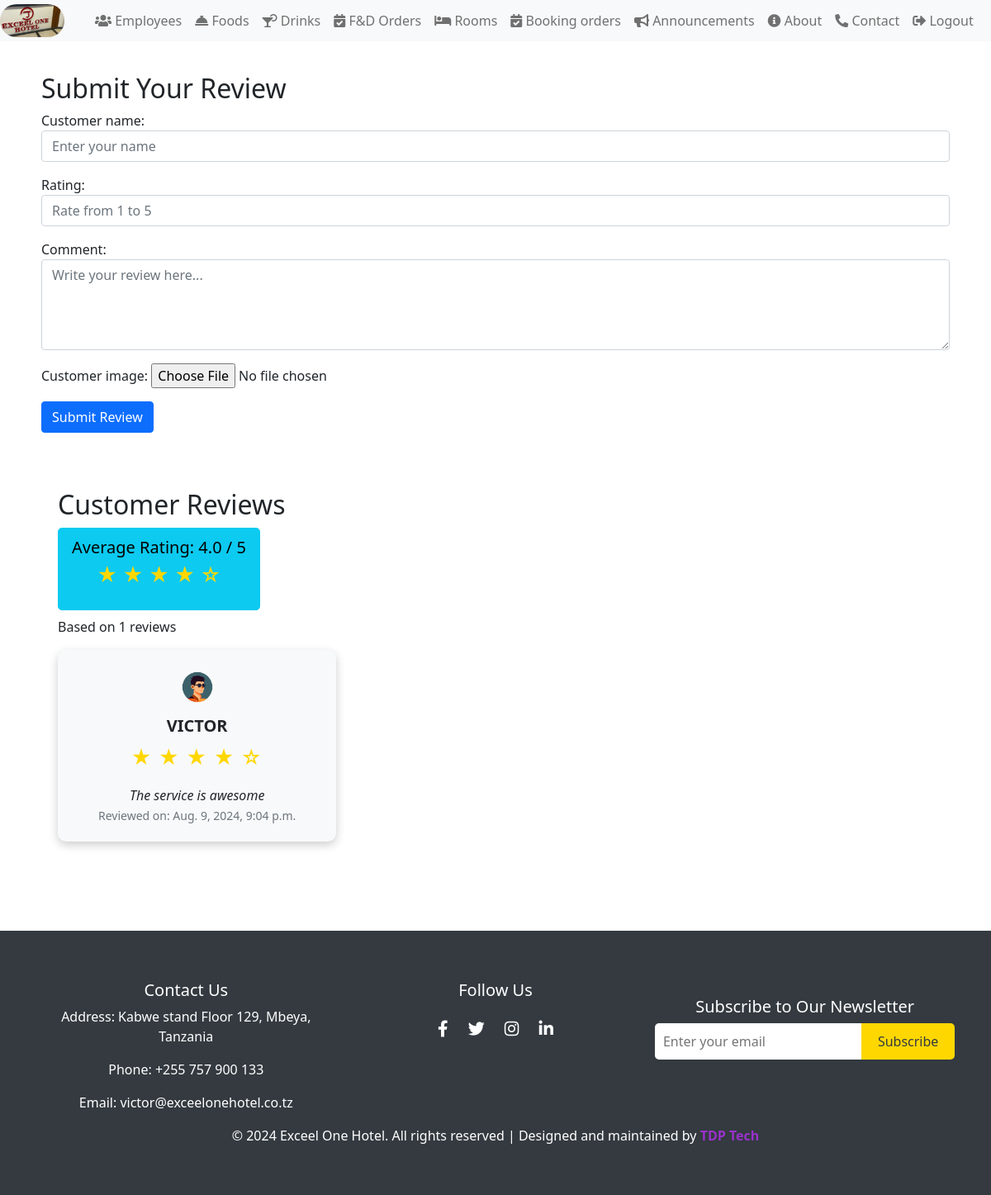
/Welcome/reviews/ (signed in), run on the app's committed database.
### WelcomeApp/models.py (models this page shows, shortened)
class Review(models.Model):
    customer_name = models.CharField(max_length=100)
    rating = models.PositiveIntegerField()  # E.g., 1 to 5 stars
    comment = models.TextField()
    created_at = models.DateTimeField(auto_now_add=True)
    customer_image = models.ImageField(upload_to='review_images/', blank=True, null=True)  # New field

### WelcomeApp/views.py (the view)
# urls.py: path('reviews/', views.reviews, name='reviews'),
def reviews(request):
    reviews = Review.objects.all().order_by('-id')
    total_reviews = reviews.count()
    average_rating = reviews.aggregate(Avg('rating'))['rating__avg']
    if request.method == 'POST':
        form = ReviewForm(request.POST, request.FILES)
        if form.is_valid():
            form.save()
            return redirect('reviews')  # Redirect to the same page after saving
    else:
        form = ReviewForm()
    default_image_url = settings.DEFAULT_REVIEW_IMAGE_URL  # Ensure this is set in settings.py
    return render(request, 'reviews.html', {
        'reviews': reviews,
        'total_reviews': total_reviews,
        'average_rating': average_rating,
        'form': form,
        'default_image_url': default_image_url,
    })

### WelcomeApp/forms.py
class ReviewForm(forms.ModelForm):
    class Meta:
        model = Review
        fields = ['customer_name', 'rating', 'comment', 'customer_image']
        widgets = {
            'customer_name': forms.TextInput(attrs={
                'class': 'form-control',
                'placeholder': 'Enter your name',
            }),
            'rating': forms.NumberInput(attrs={
                'class': 'form-control',
                'min': 1,
                'max': 5,
                'placeholder': 'Rate from 1 to 5'
            }),
            'comment': forms.Textarea(attrs={
                'class': 'form-control',
                'rows': 4,
                'placeholder': 'Write your review here...',
            }),
            'customer_image': forms.ClearableFileInput(attrs={
                'class': 'form-control-file',
                'accept': 'image/*'
            }),
        }

### WelcomeApp/templates/reviews.html (shortened to what this page needs)
{% extends 'base.html' %}
{% block content %}
<div class="container-form">
    <section class="review-form">
        <header>
            <h2>Submit Your Review</h2>
        </header>
        <form method="post" enctype="multipart/form-data">
            {{ form.as_p }}
            <button type="submit" class="btn btn-primary">Submit Review</button>
        </form>
    </section>
</div>
<div class="container mt-5">
    <section class="rating-summary">
        <header>
            <h2>Customer Reviews</h2>
        </header>
        <div class="rating-summary">
            <button class="btn btn-info btn-lg">
                Average Rating: <span>{{ average_rating|floatformat:1 }} / 5</span><br>
                <p class="star-rating">
                    {% for i in "12345" %}
                    {% if i <= average_rating|floatformat:0 %}
                        ★
                    {% else %}
                        ☆
                    {% endif %}
                    {% endfor %}
                </p>
            </button>
            <p class="mt-2">Based on {{ total_reviews }} reviews</p>
        </div>
    </section>
    <section class="review-carousel">
        <div class="row">
            {% for review in reviews %}
            <div class="col-md-4 mb-4">
                <div class="card custom-card">
                    <div class="card-body">
                        <img src="{% if review.customer_image %}{{ review.customer_image.url }}{% else %}{{ default_image_url }}{% endif %}"
                             alt="{{ review.customer_name }}"
                             class="img-fluid rounded-circle">
                        <h4 class="card-title">{{ review.customer_name }}</h4>
                        <div class="star-rating">
                            {% for i in "12345" %}
                                {% if i|add:"0" <= review.rating %}
                                    <span class="star">&#9733;</span>
                                {% else %}
                                    <span class="star">&#9734;</span>
                                {% endif %}
                            {% endfor %}
                        </div>
                        <p class="card-text">{{ review.comment }}</p>
                        <small>Reviewed on: {{ review.created_at }}</small>
                    </div>
                </div>
            </div>
            {% endfor %}
        </div>
    </section>
</div>
{% endblock %}

### templates/base.html (style rules this page uses)
* { box-sizing: border-box; }

### WelcomeApp/templates/reviews.html (style rules this page uses)
.container { padding: 20px; }
.card { border: none; border-radius: 10px; overflow: hidden; box-shadow: 0 4px 12px rgba(0, 0, 0, 0.2); margin-bottom: 20px; background-color: #f8f9fa; }
.card-body { padding: 20px; text-align: center; }
.card-title { font-size: 1.25rem; margin-bottom: 0.5rem; font-weight: bold; }
.card-text { font-size: 1rem; margin-bottom: 1rem; font-style: italic; }
.star-rating { font-size: 1.5rem; color: gold; margin-bottom: 1rem; }
.star { margin-right: 2px; }
.review-form { margin-top: 30px; }
.card-body img { border-radius: 50%; margin-bottom: 10px; }
.card-body p { margin: 0; }
.card-body small { color: #6c757d; }
.rounded-circle { border-radius: 50%; width: 50px; height: 50px; }
.container-form { padding-top: 5px; margin-top: -65px; }
.star-rating { color: gold; font-size: 1.5rem; }

### data on the page
Review: customer_name "VICTOR", rating 4 (drawn), comment "The service is awesome", created_at "Aug. 9, 2024, 9:04 p.m."

### other printed values
{{ average_rating|floatformat:1 }} "4.0"
{{ total_reviews }} "1"
